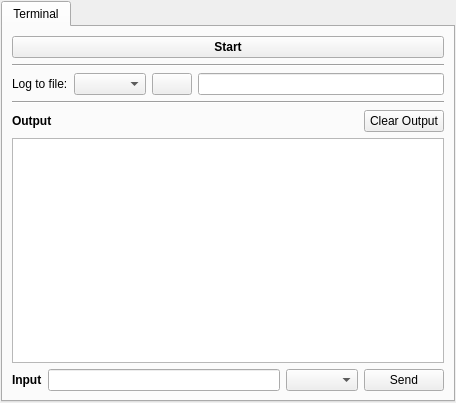
<?xml version="1.0" encoding="UTF-8"?>
<ui version="4.0">
 <class>ReaderManipulatorWidget</class>
 <widget class="QWidget" name="ReaderManipulatorWidget">
  <property name="geometry">
   <rect>
    <x>0</x>
    <y>0</y>
    <width>456</width>
    <height>403</height>
   </rect>
  </property>
  <property name="windowTitle">
   <string>Reader Manipulator</string>
  </property>
  <layout class="QVBoxLayout" name="verticalLayout">
   <property name="spacing">
    <number>6</number>
   </property>
   <property name="leftMargin">
    <number>1</number>
   </property>
   <property name="topMargin">
    <number>1</number>
   </property>
   <property name="rightMargin">
    <number>1</number>
   </property>
   <property name="bottomMargin">
    <number>1</number>
   </property>
   <item>
    <widget class="QTabWidget" name="tabWidget">
     <property name="sizePolicy">
      <sizepolicy hsizetype="Expanding" vsizetype="Minimum">
       <horstretch>0</horstretch>
       <verstretch>0</verstretch>
      </sizepolicy>
     </property>
     <property name="currentIndex">
      <number>0</number>
     </property>
     <widget class="QWidget" name="tbTerminal">
      <attribute name="title">
       <string>Terminal</string>
      </attribute>
      <layout class="QVBoxLayout" name="verticalLayout_2">
       <item>
        <layout class="QHBoxLayout" name="horizontalLayout_3">
         <item>
          <widget class="QPushButton" name="btStartPauseReading">
           <property name="minimumSize">
            <size>
             <width>150</width>
             <height>0</height>
            </size>
           </property>
           <property name="font">
            <font>
             <pointsize>9</pointsize>
             <weight>75</weight>
             <bold>true</bold>
            </font>
           </property>
           <property name="text">
            <string>Start</string>
           </property>
           <property name="checkable">
            <bool>true</bool>
           </property>
          </widget>
         </item>
        </layout>
       </item>
       <item>
        <widget class="Line" name="line">
         <property name="orientation">
          <enum>Qt::Horizontal</enum>
         </property>
        </widget>
       </item>
       <item>
        <layout class="QHBoxLayout" name="horizontalLayout_4">
         <item>
          <widget class="QLabel" name="label_3">
           <property name="sizePolicy">
            <sizepolicy hsizetype="Minimum" vsizetype="Fixed">
             <horstretch>0</horstretch>
             <verstretch>0</verstretch>
            </sizepolicy>
           </property>
           <property name="text">
            <string>Log to file:</string>
           </property>
          </widget>
         </item>
         <item>
          <widget class="QComboBox" name="cbLogType">
           <property name="sizePolicy">
            <sizepolicy hsizetype="Minimum" vsizetype="Fixed">
             <horstretch>0</horstretch>
             <verstretch>0</verstretch>
            </sizepolicy>
           </property>
          </widget>
         </item>
         <item>
          <widget class="QPushButton" name="btLogTo">
           <property name="text">
            <string/>
           </property>
          </widget>
         </item>
         <item>
          <widget class="QLineEdit" name="leLogFile">
           <property name="minimumSize">
            <size>
             <width>0</width>
             <height>0</height>
            </size>
           </property>
           <property name="maximumSize">
            <size>
             <width>16777215</width>
             <height>16777215</height>
            </size>
           </property>
           <property name="readOnly">
            <bool>true</bool>
           </property>
          </widget>
         </item>
        </layout>
       </item>
       <item>
        <widget class="Line" name="line_2">
         <property name="orientation">
          <enum>Qt::Horizontal</enum>
         </property>
        </widget>
       </item>
       <item>
        <layout class="QHBoxLayout" name="horizontalLayout">
         <item>
          <widget class="QLabel" name="label">
           <property name="font">
            <font>
             <weight>75</weight>
             <bold>true</bold>
            </font>
           </property>
           <property name="text">
            <string>Output</string>
           </property>
          </widget>
         </item>
         <item>
          <spacer name="horizontalSpacer">
           <property name="orientation">
            <enum>Qt::Horizontal</enum>
           </property>
           <property name="sizeHint" stdset="0">
            <size>
             <width>40</width>
             <height>20</height>
            </size>
           </property>
          </spacer>
         </item>
         <item>
          <widget class="QPushButton" name="btClearOutput">
           <property name="text">
            <string>Clear Output</string>
           </property>
          </widget>
         </item>
        </layout>
       </item>
       <item>
        <widget class="QTextEdit" name="teOutput">
         <property name="minimumSize">
          <size>
           <width>0</width>
           <height>100</height>
          </size>
         </property>
         <property name="maximumSize">
          <size>
           <width>16777215</width>
           <height>16777215</height>
          </size>
         </property>
         <property name="readOnly">
          <bool>true</bool>
         </property>
        </widget>
       </item>
       <item>
        <layout class="QHBoxLayout" name="horizontalLayout_2">
         <item>
          <widget class="QLabel" name="label_2">
           <property name="font">
            <font>
             <weight>75</weight>
             <bold>true</bold>
            </font>
           </property>
           <property name="text">
            <string>Input</string>
           </property>
          </widget>
         </item>
         <item>
          <widget class="QLineEdit" name="leCommand">
           <property name="maximumSize">
            <size>
             <width>16777215</width>
             <height>16777215</height>
            </size>
           </property>
          </widget>
         </item>
         <item>
          <widget class="QComboBox" name="cbInputType"/>
         </item>
         <item>
          <widget class="QPushButton" name="btSendCommand">
           <property name="text">
            <string>Send</string>
           </property>
          </widget>
         </item>
        </layout>
       </item>
      </layout>
     </widget>
    </widget>
   </item>
  </layout>
 </widget>
 <resources/>
 <connections/>
</ui>
